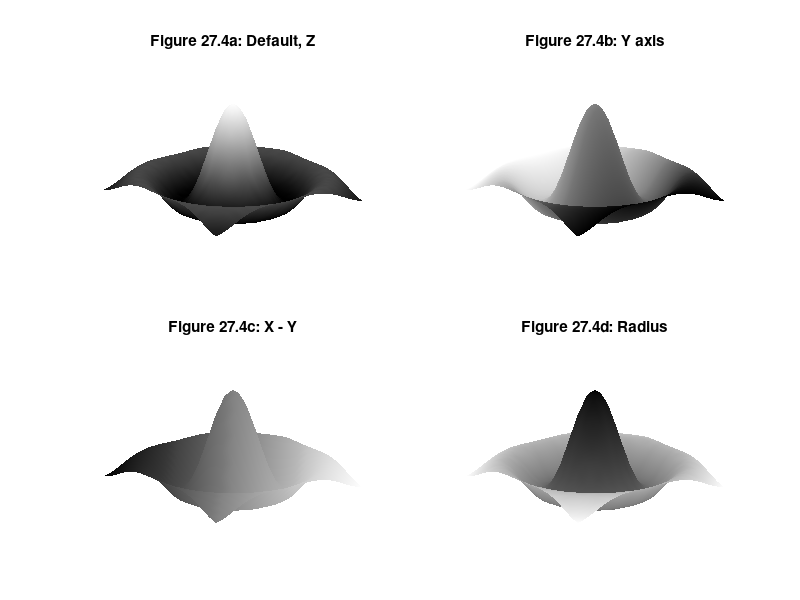
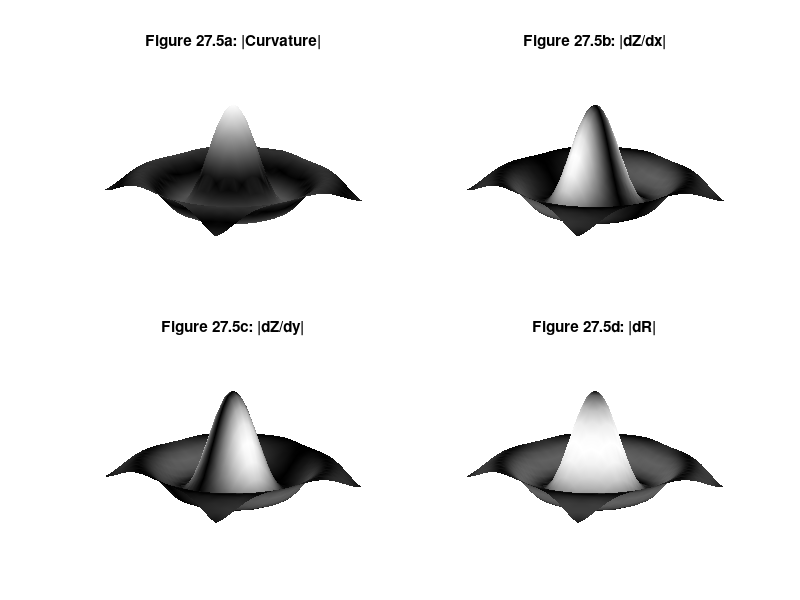

MATLAB code for these plots, in order:
% MATLAB Script: ColorDescriptionFourthDimension.m

x = -7.5:0.5:7.5;           % data
[X,Y] = meshgrid(x);        % create plaid data
R = sqrt(X.^2 + Y.^2)+eps;  % create sombrero
Z = sin(R)./R;

subplot(2,2,1)
surf(X,Y,Z,Z)    % default color order
colormap("gray")
shading interp
axis tight off
title('Figure 27.4a: Default, Z')

subplot(2,2,2)
surf(X,Y,Z,Y)   % Y axis color order
shading interp
axis tight off
title('Figure 27.4b: Y axis')

subplot(2,2,3)
surf(X,Y,Z,X-Y) % diagonal color order
shading interp
axis tight off
title('Figure 27.4c: X - Y')

subplot(2,2,4)
surf(X,Y,Z,R) % radius color order
shading interp
axis tight off
title('Figure 27.4d: Radius')

% Laplacian Gradient Plot
figure;
subplot(2,2,1)
surf(X,Y,Z,abs(del2(Z)))  % absolute Laplacian
colormap("gray")
shading interp
axis tight off
title('Figure 27.5a: |Curvature|')

subplot(2,2,2)
[dZdx,dZdy] = gradient(Z);  % compute gradient of surface
surf(X,Y,Z,abs(dZdx))       % absolute slope in x-direction
shading interp
axis tight off
title('Figure 27.5b: |dZ/dx|')

subplot(2,2,3)
surf(X,Y,Z,abs(dZdy))       % absolute slope in y-direction
shading interp
axis tight off
title('Figure 27.5c: |dZ/dy|')

subplot(2,2,4)
dR = sqrt(dZdx.^2 + dZdy.^2);
surf(X,Y,Z,abs(dR))        % absolute slope in radius
shading interp
axis tight off
title('Figure 27.5d: |dR|')